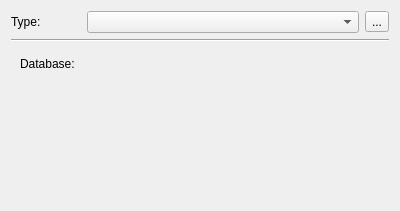
<?xml version="1.0" encoding="UTF-8"?>
<ui version="4.0">
 <class>ConnectionDialog</class>
 <widget class="QWidget" name="ConnectionDialog">
  <property name="geometry">
   <rect>
    <x>0</x>
    <y>0</y>
    <width>400</width>
    <height>211</height>
   </rect>
  </property>
  <property name="windowTitle">
   <string>Dialog</string>
  </property>
  <layout class="QVBoxLayout" name="verticalLayout">
   <item>
    <layout class="QHBoxLayout" name="horizontalLayout">
     <item>
      <widget class="QLabel" name="label_7">
       <property name="minimumSize">
        <size>
         <width>70</width>
         <height>0</height>
        </size>
       </property>
       <property name="text">
        <string>Type:</string>
       </property>
      </widget>
     </item>
     <item>
      <widget class="QComboBox" name="dbtype">
       <property name="sizePolicy">
        <sizepolicy hsizetype="Expanding" vsizetype="Fixed">
         <horstretch>0</horstretch>
         <verstretch>0</verstretch>
        </sizepolicy>
       </property>
      </widget>
     </item>
     <item>
      <widget class="QToolButton" name="bookmarkbtn">
       <property name="text">
        <string>...</string>
       </property>
       <property name="popupMode">
        <enum>QToolButton::InstantPopup</enum>
       </property>
      </widget>
     </item>
    </layout>
   </item>
   <item>
    <widget class="Line" name="line">
     <property name="orientation">
      <enum>Qt::Horizontal</enum>
     </property>
    </widget>
   </item>
   <item>
    <widget class="QStackedWidget" name="stackedWidget">
     <property name="currentIndex">
      <number>0</number>
     </property>
     <widget class="QWidget" name="page">
      <layout class="QFormLayout" name="formLayout_2">
       <property name="fieldGrowthPolicy">
        <enum>QFormLayout::ExpandingFieldsGrow</enum>
       </property>
       <item row="0" column="0">
        <widget class="QLabel" name="label_6">
         <property name="text">
          <string>Database:</string>
         </property>
        </widget>
       </item>
       <item row="0" column="1">
        <widget class="KUrlRequester" name="filepath">
         <property name="fileDialogModality">
          <enum>Qt::WindowModal</enum>
         </property>
        </widget>
       </item>
      </layout>
     </widget>
     <widget class="QWidget" name="page_2">
      <layout class="QFormLayout" name="formLayout">
       <item row="0" column="0">
        <widget class="QLabel" name="label">
         <property name="text">
          <string>Server:</string>
         </property>
        </widget>
       </item>
       <item row="0" column="1">
        <widget class="KLineEdit" name="servername"/>
       </item>
       <item row="1" column="0">
        <widget class="QLabel" name="label_2">
         <property name="text">
          <string>Port:</string>
         </property>
        </widget>
       </item>
       <item row="1" column="1">
        <widget class="KLineEdit" name="serverport">
         <property name="maximumSize">
          <size>
           <width>60</width>
           <height>16777215</height>
          </size>
         </property>
        </widget>
       </item>
       <item row="3" column="1">
        <widget class="KLineEdit" name="username">
         <property name="maximumSize">
          <size>
           <width>150</width>
           <height>150</height>
          </size>
         </property>
        </widget>
       </item>
       <item row="5" column="1">
        <widget class="KLineEdit" name="password">
         <property name="maximumSize">
          <size>
           <width>150</width>
           <height>16777215</height>
          </size>
         </property>
         <property name="passwordMode">
          <bool>true</bool>
         </property>
        </widget>
       </item>
       <item row="3" column="0">
        <widget class="QLabel" name="label_3">
         <property name="text">
          <string>Username:</string>
         </property>
        </widget>
       </item>
       <item row="5" column="0">
        <widget class="QLabel" name="label_4">
         <property name="text">
          <string>Password:</string>
         </property>
        </widget>
       </item>
       <item row="6" column="0">
        <widget class="QLabel" name="label_5">
         <property name="text">
          <string>Database:</string>
         </property>
        </widget>
       </item>
       <item row="6" column="1">
        <widget class="KLineEdit" name="dbname">
         <property name="maximumSize">
          <size>
           <width>200</width>
           <height>16777215</height>
          </size>
         </property>
        </widget>
       </item>
      </layout>
     </widget>
    </widget>
   </item>
  </layout>
 </widget>
 <customwidgets>
  <customwidget>
   <class>KUrlRequester</class>
   <extends>QFrame</extends>
   <header>kurlrequester.h</header>
  </customwidget>
  <customwidget>
   <class>KLineEdit</class>
   <extends>QLineEdit</extends>
   <header>klineedit.h</header>
  </customwidget>
 </customwidgets>
 <resources/>
 <connections/>
</ui>
